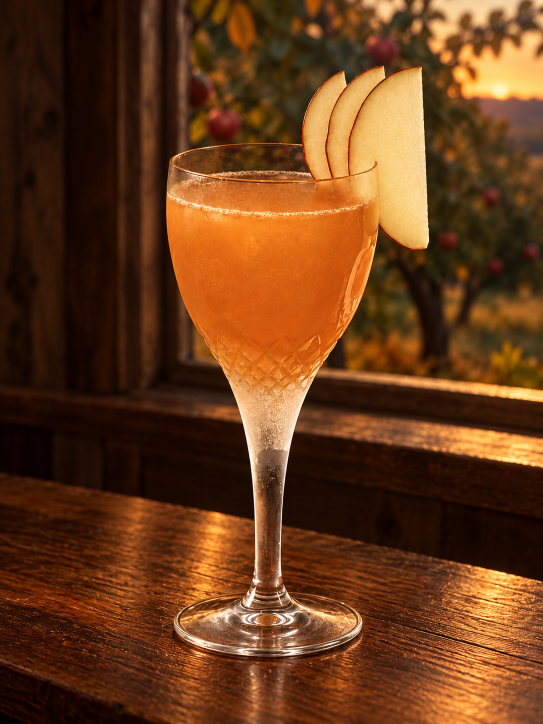
#> input picture assets/annals/annal-96b5ae266a36793c6a203033-editorial-v2.jpg, 1086 x 1448 px (shown at 1/2 size)
$ python -i cocktail-image-style.py   (imports and definitions only)
#> lines starting #> are read from the running program, lines starting #| are printed output that depends on the picture; after the words box and inside, x2 and y2 are one past the last pixel; in counts of white or black regions, pixels touching at a corner belong together
#!/usr/bin/env python3
"""Moody Cocktail Register display derivative from approved public JPEGs.

Never alters the original or the signed archive. No generative model, external
image request, person recognition or new service. Uncertain matting holds the
editorial derivative, not an otherwise eligible original photograph.
Requires pinned numpy and opencv-python-headless in the hosted publisher.
"""
from __future__ import annotations

import argparse
import hashlib
import json
import re
from pathlib import Path

import cv2
import numpy as np

ASSET = re.compile(r"^(annal-[0-9a-f]{24}|[0-9a-f]{64})$")
SHA = re.compile(r"^[0-9a-f]{64}$")
STYLE_VERSION = "styled-v1"
MAX_BYTES = 524288
MAX_PIXELS = 1600 * 1600


# [17 lines left out: function read_qualified_jpeg, not called in this run]


def foreground_mask(bgr: np.ndarray) -> np.ndarray | None:
    height, width = bgr.shape[:2]
    scale = min(1.0, 700 / max(height, width))
    sample = (cv2.resize(bgr, (round(width * scale), round(height * scale)),
                         interpolation=cv2.INTER_AREA) if scale < 1 else bgr)
    h, w = sample.shape[:2]
    mask = np.full((h, w), cv2.GC_PR_BGD, np.uint8)
    # The central drink is a hypothesis, not an identification of the subject.
    cv2.ellipse(mask, (int(w * .5), int(h * .54)),
                (int(w * .35), int(h * .46)), 0, 0, 360, cv2.GC_PR_FGD, -1)
    cv2.rectangle(mask, (int(w * .22), int(h * .18)),
                  (int(w * .77), int(h * .64)), cv2.GC_PR_FGD, -1)
    cv2.rectangle(mask, (int(w * .29), int(h * .91)),
                  (int(w * .71), h - 1), cv2.GC_PR_FGD, -1)
    band = max(4, int(w * .05))
    mask[:, :band] = cv2.GC_BGD
    mask[:, -band:] = cv2.GC_BGD
    mask[:max(3, int(h * .035)), :] = cv2.GC_BGD
    mask[int(h * .92):, :int(w * .22)] = cv2.GC_BGD
    mask[int(h * .92):, int(w * .78):] = cv2.GC_BGD
    cv2.ellipse(mask, (int(w * .49), int(h * .42)),
                (max(2, int(w * .12)), max(2, int(h * .1))),
                0, 0, 360, cv2.GC_FGD, -1)
    cv2.rectangle(mask, (int(w * .479), int(h * .67)),
                  (int(w * .505), int(h * .935)), cv2.GC_FGD, -1)
    hsv = cv2.cvtColor(sample, cv2.COLOR_BGR2HSV)
    y, x = np.indices((h, w))
    garnish = ((hsv[:, :, 1] > 28) & (x > .55 * w) &
               (x < .9 * w) & (y < .36 * h) & (y > .035 * h))
    mask[garnish & (mask == cv2.GC_PR_BGD)] = cv2.GC_PR_FGD
    cv2.setRNGSeed(33)
    try:
        cv2.grabCut(sample, mask, None, np.zeros((1, 65), np.float64),
                    np.zeros((1, 65), np.float64), 8, cv2.GC_INIT_WITH_MASK)
    except cv2.error:
        return None
    matte = np.isin(mask, (cv2.GC_FGD, cv2.GC_PR_FGD)).astype(np.uint8)
    matte = cv2.morphologyEx(matte, cv2.MORPH_CLOSE, np.ones((9, 9), np.uint8))
    matte = cv2.morphologyEx(matte, cv2.MORPH_OPEN, np.ones((5, 5), np.uint8))
    components, labelled, stats, _ = cv2.connectedComponentsWithStats(matte, 8)
    if components <= 1:
        return None
    central = max(range(1, components), key=lambda i: stats[i, cv2.CC_STAT_AREA])
    matte = np.uint8(labelled == central)
    y, x = np.indices((h, w))
    matte[(y > h * .66) & (y < h * .755) &
          ((x < w * .32) | (x > w * .67))] = 0
    centre = matte[int(h * .37):int(h * .5), int(w * .39):int(w * .59)]
    if not (.08 < np.mean(matte) < .62 and centre.size and centre.mean() > .65):
        return None
    if scale < 1:
        matte = cv2.resize(matte, (width, height), interpolation=cv2.INTER_NEAREST)
    return matte


def studio_backdrop(bgr: np.ndarray) -> np.ndarray:
    height, width = bgr.shape[:2]
    y, x = np.mgrid[:height, :width]
    xf, yf = x / width, y / height
    # Abstract dark forest/walnut lighting, not a claimed new room or occasion.
    warm = np.exp(-((xf - .23) ** 2 / .08 + (yf - .32) ** 2 / .22))
    back = np.empty_like(bgr, np.float32)
    back[:] = (16, 21, 8)
    back += warm[:, :, None] * np.array((8, 18, 26), np.float32)[None, None, :]
    wood = np.clip((yf - .8) / .1, 0, 1)
    original_wood = bgr.astype(np.float32) * .23 + np.array((4, 15, 35), np.float32)[None, None, :]
    back = back * (1 - wood[:, :, None]) + wood[:, :, None] * original_wood
    for cx, cy, dx, dy, intensity in ((.13, .38, .04, .1, 55), (.11, .42, .015, .15, 25)):
        glow = np.exp(-(((xf - cx) / dx) ** 2 + ((yf - cy) / dy) ** 2) * 1.8) * intensity
        back += glow[:, :, None] * np.array((.23, .63, 1), np.float32)[None, None, :]
    cloth = np.exp(-((xf - .12) ** 2 / .024 + (yf - .78) ** 2 / .012))
    back = back * (1 - cloth[:, :, None] * .85) + cloth[:, :, None] * .85 * (30, 39, 18)
    return np.clip(back, 0, 255)


def create_editorial_jpeg(bgr: np.ndarray) -> bytes | None:
    matte = foreground_mask(bgr)
    if matte is None:
        return None
    matte = cv2.erode(matte, np.ones((2, 2), np.uint8))
    alpha = cv2.GaussianBlur(matte.astype(np.float32), (0, 0), 1.3)
    fore = np.clip((bgr.astype(np.float32) - 12) * 1.06 + 10, 0, 255)
    back = studio_backdrop(bgr)
    merged = np.uint8(np.clip(fore * alpha[:, :, None] + back * (1 - alpha[:, :, None]), 0, 255))
    ok, encoded = cv2.imencode(".jpg", merged,
                               (cv2.IMWRITE_JPEG_QUALITY, 87, cv2.IMWRITE_JPEG_OPTIMIZE, 1))
    if not ok or not (3000 < encoded.size < MAX_BYTES):
        return None
    return encoded.tobytes()


# [54 lines left out: functions entry_sources, main, not called in this run]


# [2 lines not run here, left out]

>>> import cv2
>>> picture = cv2.imread('../../assets/annals/annal-96b5ae266a36793c6a203033-editorial-v2.jpg')
#> picture is the input picture: shape (1448, 1086, 3); mean B, G, R 25.8, 58.8, 104
>>> result = create_editorial_jpeg(picture)
#> in foreground_mask, `cv2.ellipse(mask, (int(w * .5), int(h * .54)), (int(w * .35), int(h * ..`: mask: shape (700, 525); values 2 (black) and 3 (white), 50.5% white; 1 black region, box (x1, y1, x2, y2) and area: (0, 0, 525, 700) 181793
#> in foreground_mask, `cv2.rectangle(mask, (int(w * .22), int(h * .18)), (int(w * .77), int(h..`:
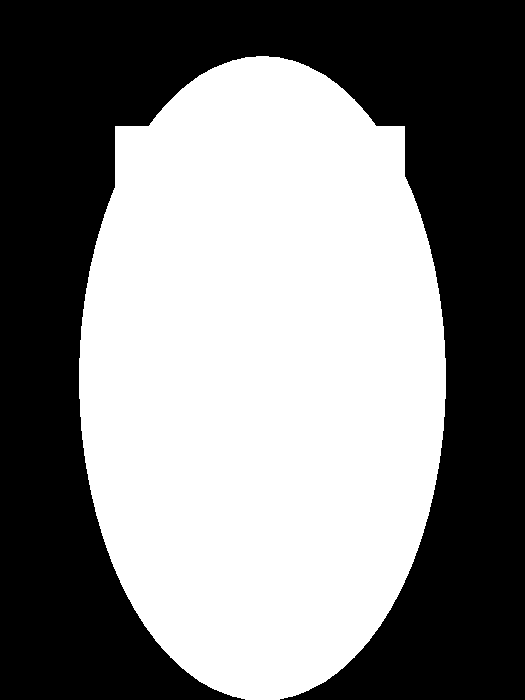
#> mask: shape (700, 525); values 2 (black) and 3 (white), 51% white; 1 black region, box (x1, y1, x2, y2) and area: (0, 0, 525, 700) 180218
#> in foreground_mask, `cv2.rectangle(mask, (int(w * .29), int(h * .91)), (int(w * .71), h - 1..`: mask: shape (700, 525); values 2 (black) and 3 (white), 52.2% white; 1 black region, box (x1, y1, x2, y2) and area: (0, 0, 525, 700) 175807
#> in foreground_mask, `cv2.ellipse(mask, (int(w * .49), int(h * .42)), (max(2, int(w * .12)),..`: mask: shape (700, 525); min 0, max 3, mean 2.13
#> in foreground_mask, `cv2.rectangle(mask, (int(w * .479), int(h * .67)), (int(w * .505), int..`:
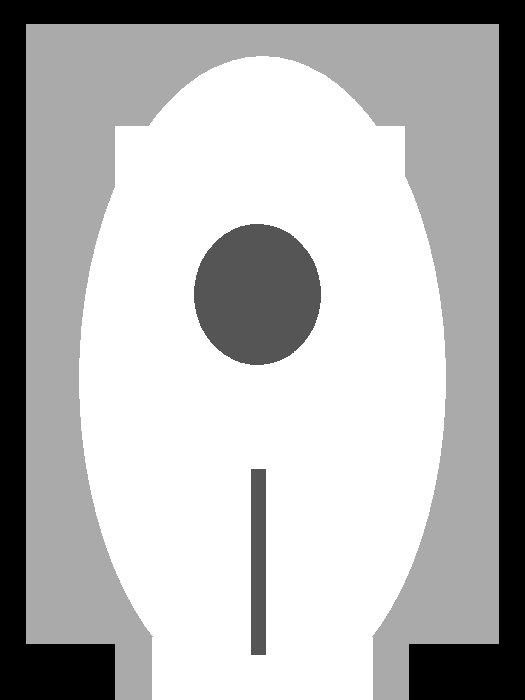
#> mask: shape (700, 525); min 0, max 3, mean 2.12; drawn with min black and max white
#> in foreground_mask, `hsv = cv2.cvtColor(sample, cv2.COLOR_BGR2HSV)`: hsv: shape (700, 525, 3); mean H, S, V 11.9, 207.2, 104
#> in foreground_mask, `garnish = ((hsv[:, :, 1] > 28) & (x > .55 * w) & (x < .9 * w) & (y < ...`:
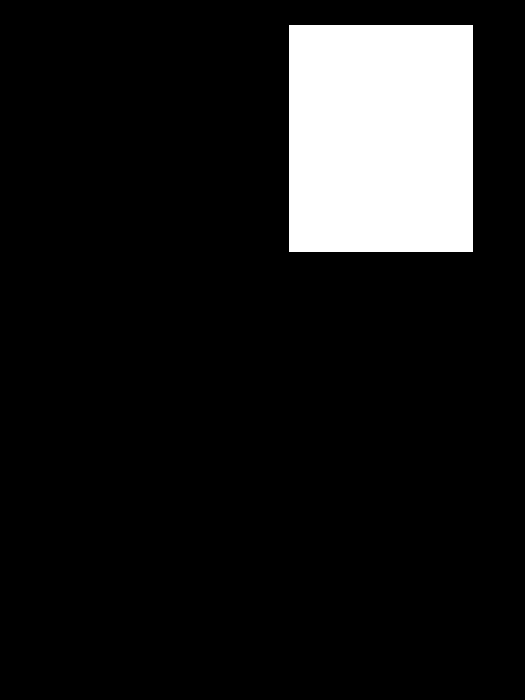
#> garnish: shape (700, 525) bool; 11.4% white; 1 white region, box (x1, y1, x2, y2) and area: (289, 25, 473, 252) 41768
#> in create_editorial_jpeg, `matte = foreground_mask(bgr)`: matte: shape (1448, 1086); values 0 (black) and 1 (white), 33.2% white; 1 white region, box (x1, y1, x2, y2) and area: (54, 137, 1029, 1448) 521696
#> in create_editorial_jpeg, `matte = cv2.erode(matte, np.ones((2, 2), np.uint8))`:
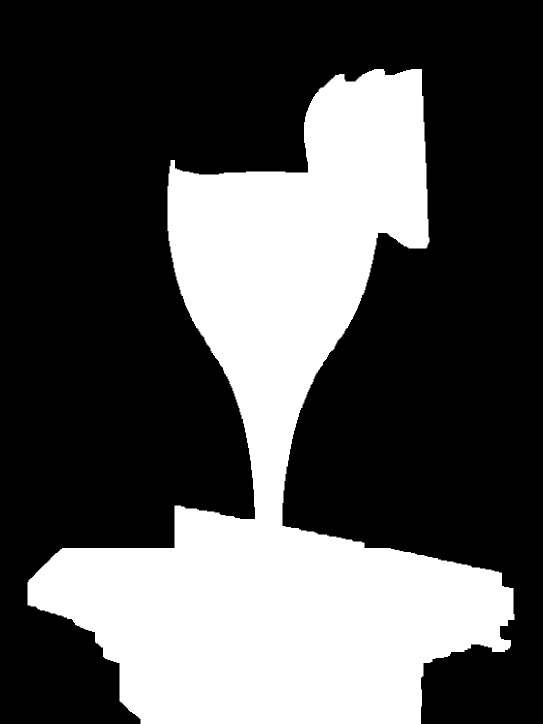
#> matte: shape (1448, 1086) (shown at 1/2 size); values 0 (black) and 1 (white), 33% white; 1 white region, box (x1, y1, x2, y2) and area: (55, 138, 1029, 1448) 518779
#> in studio_backdrop, `original_wood = bgr.astype(np.float32) * .23 + np.array((4, 15, 35), n..`:
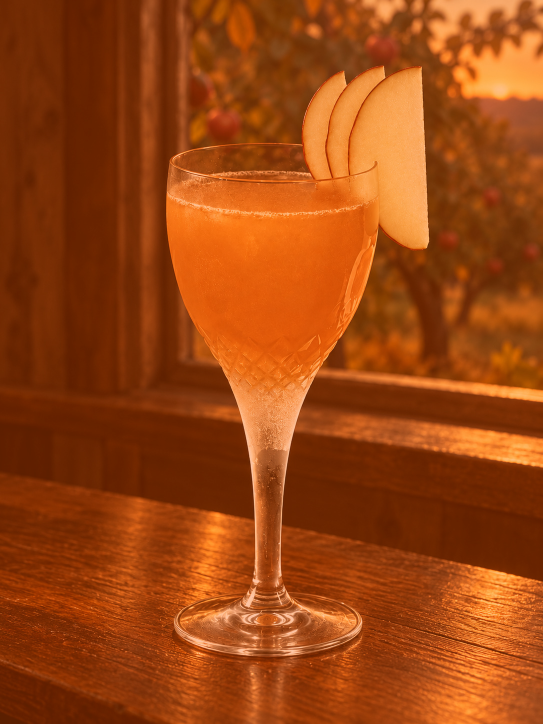
#> original_wood: shape (1448, 1086, 3) float32 (shown at 1/2 size); mean B, G, R 9.9, 28.5, 58.9; drawn with min black and max white
#> in studio_backdrop, `back = back * (1 - cloth[:, :, None] * .85) + cloth[:, :, None] * .85 ..`:
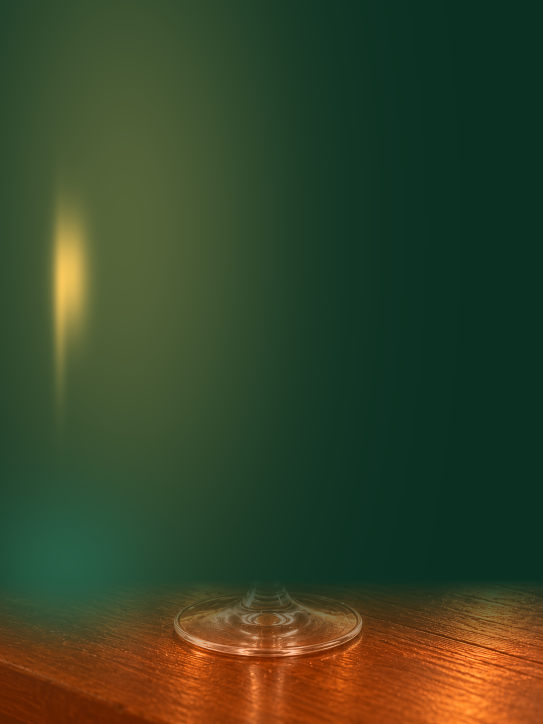
#> back: shape (1448, 1086, 3) float64 (shown at 1/2 size); mean B, G, R 18.1, 28.1, 23.7; drawn with min black and max white
#> in create_editorial_jpeg, `merged = np.uint8(np.clip(fore * alpha[:, :, None] + back * (1 - alpha..`:
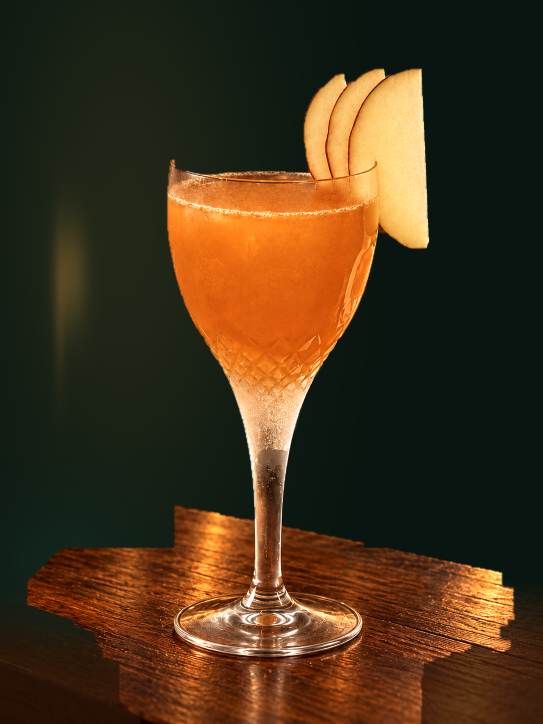
#> merged: shape (1448, 1086, 3) (shown at 1/2 size); mean B, G, R 26.6, 51.4, 71.4

$ run again, on assets/annals/annal-96b5ae266a36793c6a203033.jpg
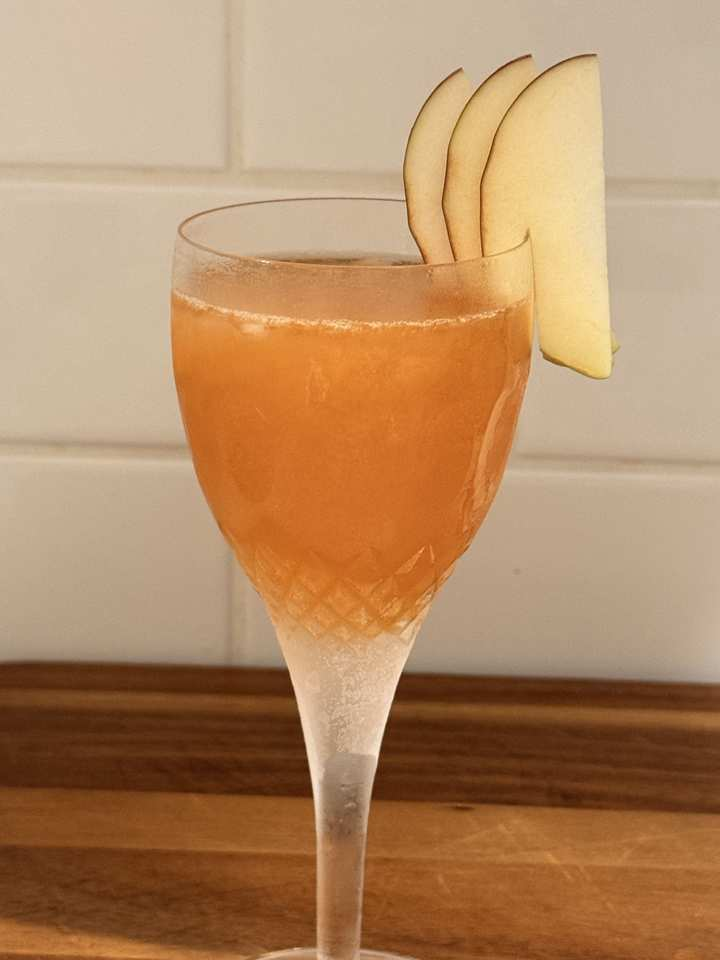
#> input picture assets/annals/annal-96b5ae266a36793c6a203033.jpg, 720 x 960 px
#> picture is the input picture: shape (960, 720, 3); mean B, G, R 100.3, 138.9, 180
#> hsv: shape (700, 525, 3); mean H, S, V 15.1, 122, 180
#> garnish: shape (700, 525) bool; 11.4% white; 1 white region, box (x1, y1, x2, y2) and area: (289, 25, 473, 252) 41768
#> in create_editorial_jpeg, `matte = foreground_mask(bgr)`:
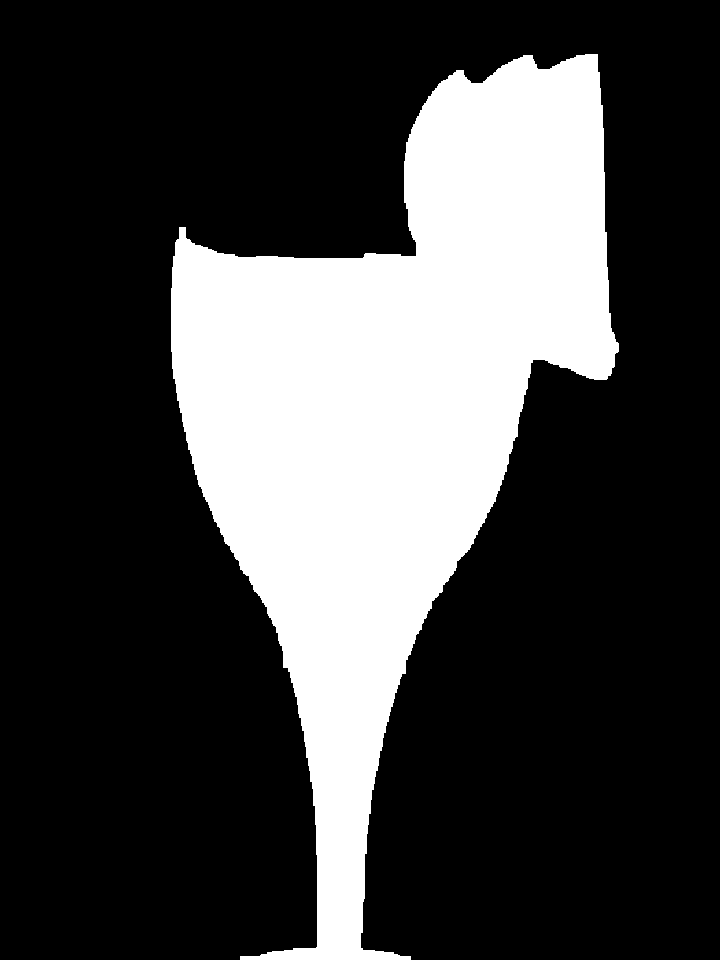
#> matte: shape (960, 720); values 0 (black) and 1 (white), 26.4% white; 1 white region, box (x1, y1, x2, y2) and area: (171, 54, 619, 960) 182462
#> in create_editorial_jpeg, `merged = np.uint8(np.clip(fore * alpha[:, :, None] + back * (1 - alpha..`:
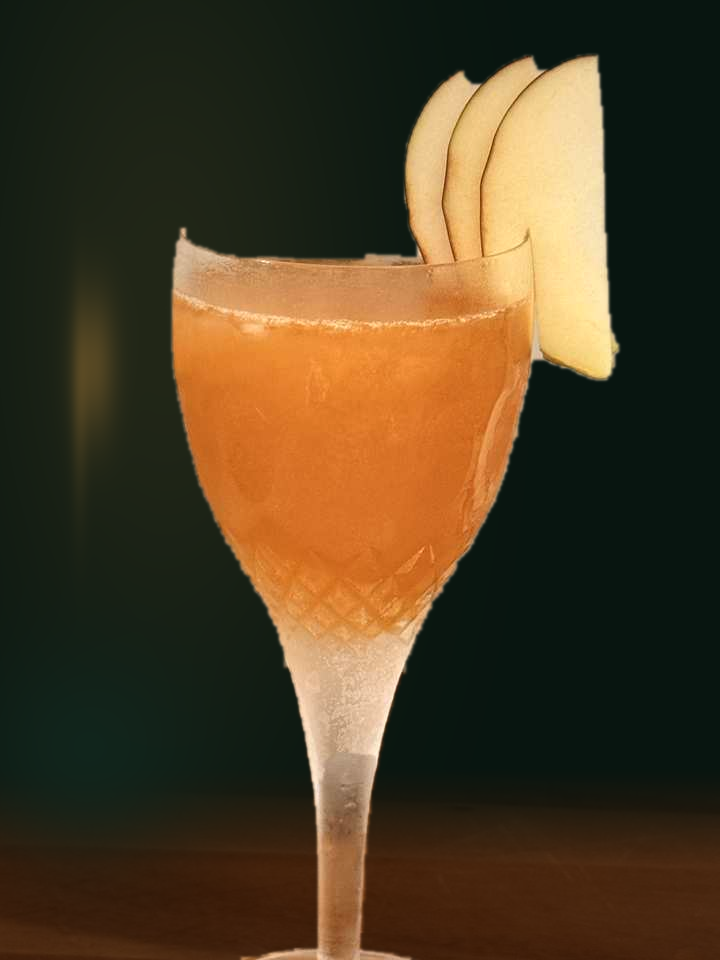
#> merged: shape (960, 720, 3); mean B, G, R 35.5, 60.8, 76.8
